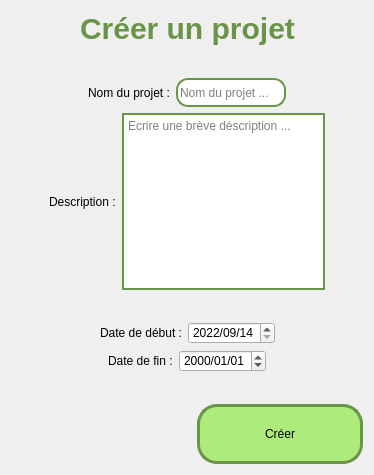
<?xml version="1.0" encoding="UTF-8"?>
<ui version="4.0">
 <class>DialogNewProject</class>
 <widget class="QDialog" name="DialogNewProject">
  <property name="geometry">
   <rect>
    <x>0</x>
    <y>0</y>
    <width>374</width>
    <height>475</height>
   </rect>
  </property>
  <property name="windowTitle">
   <string>Dialog</string>
  </property>
  <property name="styleSheet">
   <string notr="true">QLineEdit{
max-width: 150px;
border: 2px solid #6a9447;
border-radius: 12px;
height: 25px;
}

QPlainTextEdit{
max-width: 200px;
border: 2px solid #6a9447;
}

QPushButton {
padding: 20px; 
min-width: 120px;
border: 3px solid #6a9447;
border-radius: 20px;
background-color: #adeb7a;
}

QPushButton:hover{
padding: 20px; 
min-width: 100px;
border: 3px solid #4e7032;
border-radius: 20px;
background-color: #6a9447;
}
</string>
  </property>
  <layout class="QVBoxLayout" name="verticalLayout">
   <item>
    <layout class="QHBoxLayout" name="horizontalLayout">
     <item>
      <spacer name="horizontalSpacer">
       <property name="orientation">
        <enum>Qt::Horizontal</enum>
       </property>
       <property name="sizeHint" stdset="0">
        <size>
         <width>40</width>
         <height>20</height>
        </size>
       </property>
      </spacer>
     </item>
     <item>
      <widget class="QLabel" name="label">
       <property name="styleSheet">
        <string notr="true">font-size: 30px; font-weight: 700; color: #6a9447;</string>
       </property>
       <property name="text">
        <string>Créer un projet</string>
       </property>
      </widget>
     </item>
     <item>
      <spacer name="horizontalSpacer_2">
       <property name="orientation">
        <enum>Qt::Horizontal</enum>
       </property>
       <property name="sizeHint" stdset="0">
        <size>
         <width>40</width>
         <height>20</height>
        </size>
       </property>
      </spacer>
     </item>
    </layout>
   </item>
   <item>
    <spacer name="verticalSpacer">
     <property name="orientation">
      <enum>Qt::Vertical</enum>
     </property>
     <property name="sizeHint" stdset="0">
      <size>
       <width>20</width>
       <height>40</height>
      </size>
     </property>
    </spacer>
   </item>
   <item>
    <layout class="QHBoxLayout" name="horizontalLayout_2">
     <item>
      <spacer name="horizontalSpacer_3">
       <property name="orientation">
        <enum>Qt::Horizontal</enum>
       </property>
       <property name="sizeHint" stdset="0">
        <size>
         <width>40</width>
         <height>20</height>
        </size>
       </property>
      </spacer>
     </item>
     <item>
      <widget class="QLabel" name="label_2">
       <property name="text">
        <string>Nom du projet :</string>
       </property>
      </widget>
     </item>
     <item>
      <widget class="QLineEdit" name="lineEditNom">
       <property name="styleSheet">
        <string notr="true"/>
       </property>
       <property name="placeholderText">
        <string>Nom du projet ...</string>
       </property>
      </widget>
     </item>
     <item>
      <spacer name="horizontalSpacer_4">
       <property name="orientation">
        <enum>Qt::Horizontal</enum>
       </property>
       <property name="sizeHint" stdset="0">
        <size>
         <width>40</width>
         <height>20</height>
        </size>
       </property>
      </spacer>
     </item>
    </layout>
   </item>
   <item>
    <layout class="QHBoxLayout" name="horizontalLayout_3">
     <item>
      <spacer name="horizontalSpacer_5">
       <property name="orientation">
        <enum>Qt::Horizontal</enum>
       </property>
       <property name="sizeHint" stdset="0">
        <size>
         <width>40</width>
         <height>20</height>
        </size>
       </property>
      </spacer>
     </item>
     <item>
      <widget class="QLabel" name="label_3">
       <property name="text">
        <string>Description :</string>
       </property>
      </widget>
     </item>
     <item>
      <widget class="QPlainTextEdit" name="plainTextEditDesc">
       <property name="placeholderText">
        <string>Ecrire une brève déscription ...</string>
       </property>
      </widget>
     </item>
     <item>
      <spacer name="horizontalSpacer_6">
       <property name="orientation">
        <enum>Qt::Horizontal</enum>
       </property>
       <property name="sizeHint" stdset="0">
        <size>
         <width>40</width>
         <height>20</height>
        </size>
       </property>
      </spacer>
     </item>
    </layout>
   </item>
   <item>
    <spacer name="verticalSpacer_3">
     <property name="orientation">
      <enum>Qt::Vertical</enum>
     </property>
     <property name="sizeHint" stdset="0">
      <size>
       <width>20</width>
       <height>40</height>
      </size>
     </property>
    </spacer>
   </item>
   <item>
    <layout class="QHBoxLayout" name="horizontalLayout_4">
     <item>
      <spacer name="horizontalSpacer_7">
       <property name="orientation">
        <enum>Qt::Horizontal</enum>
       </property>
       <property name="sizeHint" stdset="0">
        <size>
         <width>40</width>
         <height>20</height>
        </size>
       </property>
      </spacer>
     </item>
     <item>
      <widget class="QLabel" name="label_4">
       <property name="text">
        <string>Date de début :</string>
       </property>
      </widget>
     </item>
     <item>
      <widget class="QDateEdit" name="dateEditDebut">
       <property name="minimumDate">
        <date>
         <year>2022</year>
         <month>9</month>
         <day>14</day>
        </date>
       </property>
       <property name="displayFormat">
        <string>yyyy/MM/dd</string>
       </property>
      </widget>
     </item>
     <item>
      <spacer name="horizontalSpacer_8">
       <property name="orientation">
        <enum>Qt::Horizontal</enum>
       </property>
       <property name="sizeHint" stdset="0">
        <size>
         <width>40</width>
         <height>20</height>
        </size>
       </property>
      </spacer>
     </item>
    </layout>
   </item>
   <item>
    <layout class="QHBoxLayout" name="horizontalLayout_5">
     <item>
      <spacer name="horizontalSpacer_9">
       <property name="orientation">
        <enum>Qt::Horizontal</enum>
       </property>
       <property name="sizeHint" stdset="0">
        <size>
         <width>40</width>
         <height>20</height>
        </size>
       </property>
      </spacer>
     </item>
     <item>
      <widget class="QLabel" name="label_5">
       <property name="text">
        <string>Date de fin :</string>
       </property>
      </widget>
     </item>
     <item>
      <widget class="QDateEdit" name="dateEditFin">
       <property name="displayFormat">
        <string>yyyy/MM/dd</string>
       </property>
      </widget>
     </item>
     <item>
      <spacer name="horizontalSpacer_10">
       <property name="orientation">
        <enum>Qt::Horizontal</enum>
       </property>
       <property name="sizeHint" stdset="0">
        <size>
         <width>40</width>
         <height>20</height>
        </size>
       </property>
      </spacer>
     </item>
    </layout>
   </item>
   <item>
    <spacer name="verticalSpacer_2">
     <property name="orientation">
      <enum>Qt::Vertical</enum>
     </property>
     <property name="sizeHint" stdset="0">
      <size>
       <width>20</width>
       <height>40</height>
      </size>
     </property>
    </spacer>
   </item>
   <item>
    <layout class="QHBoxLayout" name="horizontalLayout_6">
     <item>
      <spacer name="horizontalSpacer_11">
       <property name="orientation">
        <enum>Qt::Horizontal</enum>
       </property>
       <property name="sizeHint" stdset="0">
        <size>
         <width>40</width>
         <height>20</height>
        </size>
       </property>
      </spacer>
     </item>
     <item>
      <widget class="QPushButton" name="pushButtonCreer">
       <property name="text">
        <string>Créer</string>
       </property>
      </widget>
     </item>
    </layout>
   </item>
  </layout>
 </widget>
 <resources/>
 <connections/>
</ui>
